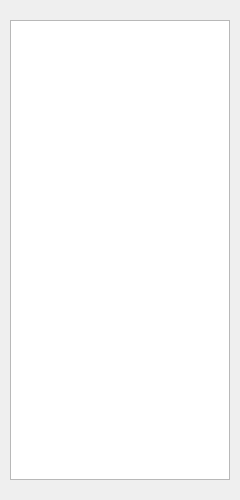
<?xml version="1.0" encoding="UTF-8"?>
<ui version="4.0">
 <class>MainWindow</class>
 <widget class="QMainWindow" name="MainWindow">
  <property name="geometry">
   <rect>
    <x>0</x>
    <y>0</y>
    <width>240</width>
    <height>500</height>
   </rect>
  </property>
  <property name="font">
   <font>
    <family>Noto Sans CJK JP</family>
   </font>
  </property>
  <property name="windowTitle">
   <string>表のテスト</string>
  </property>
  <widget class="QWidget" name="centralwidget">
   <widget class="QTableView" name="tableView">
    <property name="geometry">
     <rect>
      <x>10</x>
      <y>20</y>
      <width>220</width>
      <height>460</height>
     </rect>
    </property>
   </widget>
  </widget>
 </widget>
 <resources/>
 <connections/>
</ui>
